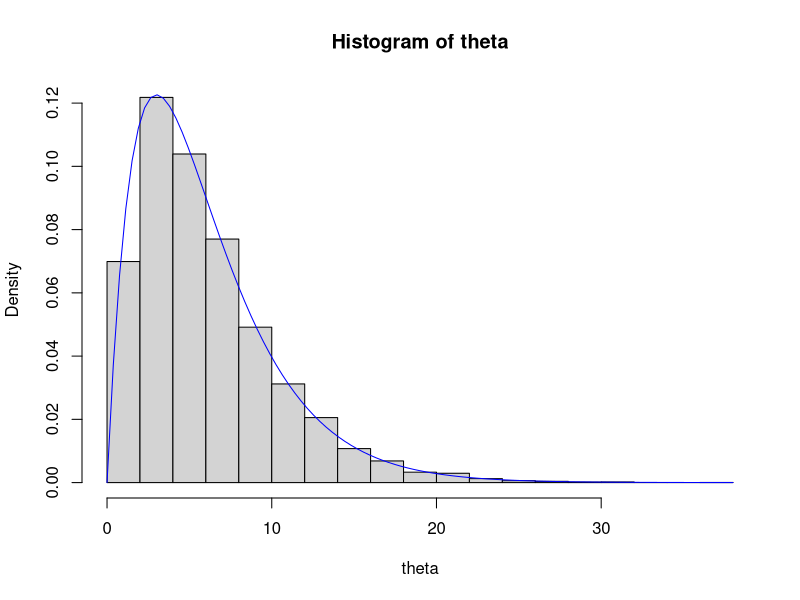
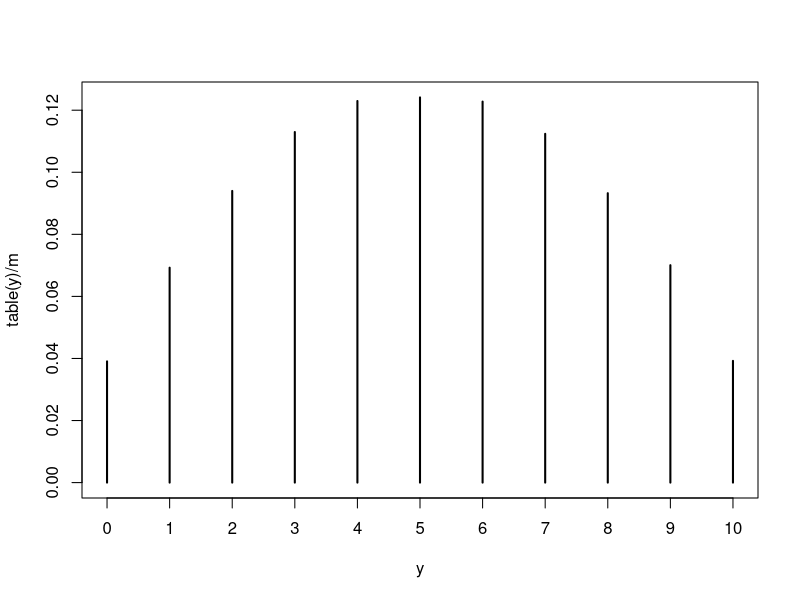

Source code (R) for these figures, in order:
## ---- chunk 1
set.seed(32)

m=10000
a=2
b=1/3

theta = rgamma(n=m, shape=a, rate=b)

hist(theta, freq=FALSE)
curve(dgamma(x, shape=a, rate=b), col="blue", add=TRUE)

mean(theta) # Estimated mean
a/b # True mean

var(theta) # Estimated variance
a/b^2 # True variance

ind = theta < 5
mean(ind) # Estimated Prob[theta < 5]
pgamma(q=5, shape=a, rate=b) # True Prob[theta < 5]

quantile(theta, probs=0.9) # Estimated quantile
qgamma(p=0.9, shape=a, rate=b) # True quantile

se = sd(theta) / sqrt(m) # Standard error of mean
mean(theta) - 2*se # Lower bound CI
mean(theta) + 2*se # Upper bound CI
## ---- chunk 2
m = 1e5

phi = rbeta(m, shape1=2, shape2=2)
y = rbinom(m, size=10, prob=phi)

table(y) / m
plot(table(y) / m) # Estimated marginal distribution of y

mean(y) # Estimate mean of y
